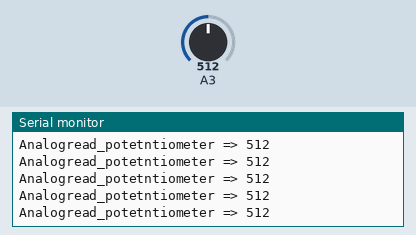
Bench run of a sketch on a simulated Arduino Uno, built with avr-gcc and run on an emulated ATmega328P. Shown: the last lines printed to the serial monitor. The test bench sets the inputs (shaded band); at power-on: A3 = 512.

Above: at 1.2 s.
1.3 s: A3 set to 109
At 1.9 s:
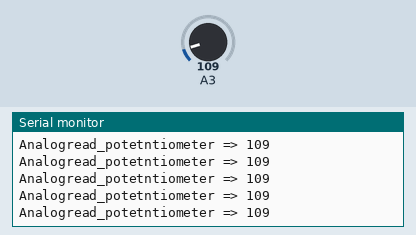
4.3 s: A3 set to 95
At 5.2 s:
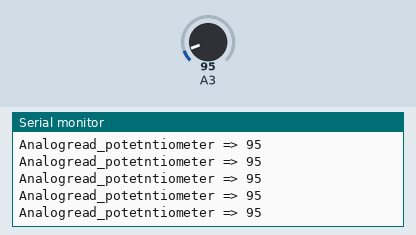
8.8 s: A3 set to 987
At 9.8 s:
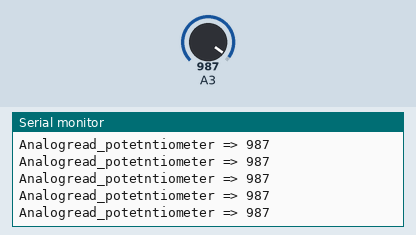
10.3 s: A3 set to 1010
At 10.8 s:
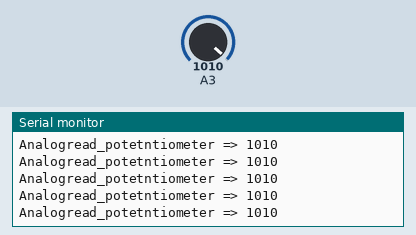
Timing chart, 0 to 13.3 s (numbered marks = the images above; inputs shaded):
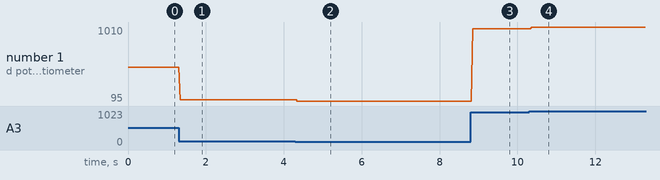

Measured:
- after the input at 1.3 s, the serial monitor: prints a new line at once (image 1)
- after the input at 4.3 s, the serial monitor: prints a new line after 0.05 s (image 2)
- after the input at 8.8 s, the serial monitor: prints a new line after 0.05 s (image 3)
- after the input at 10.3 s, the serial monitor: prints a new line after 0.07 s (image 4)
- plotted number 1: 512 → 109 after the input at 1.3 s, 109 → 95 after the input at 4.3 s, 95 → 987 after the input at 8.8 s, 987 → 1010 after the input at 10.3 s

The sketch:

Activity3_potentiometer.ino
```cpp
void setup() {
  Serial.begin(9600);
}

void loop() {
  Serial.print("Analogread_potetntiometer => ");
  Serial.println(analogRead(A3));
}
```
